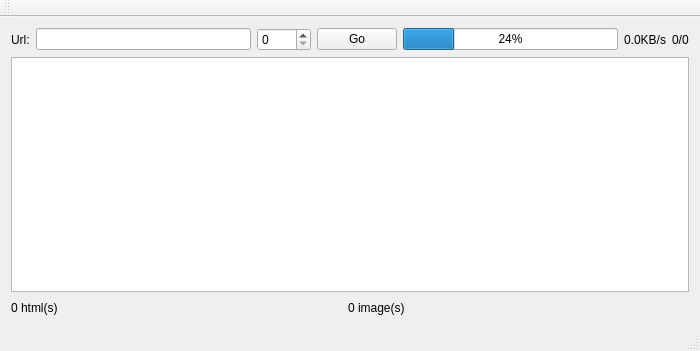
<?xml version="1.0" encoding="UTF-8"?>
<ui version="4.0">
 <class>MainWindow</class>
 <widget class="QMainWindow" name="MainWindow">
  <property name="geometry">
   <rect>
    <x>0</x>
    <y>0</y>
    <width>700</width>
    <height>351</height>
   </rect>
  </property>
  <property name="windowTitle">
   <string>Image Downloader 1.0.0 (for http://www.iconpng.com) By Macai - www.newdebug.com</string>
  </property>
  <widget class="QWidget" name="centralWidget">
   <layout class="QGridLayout" name="gridLayout">
    <item row="0" column="0">
     <layout class="QHBoxLayout" name="horizontalLayout">
      <item>
       <widget class="QLabel" name="label">
        <property name="text">
         <string>Url:</string>
        </property>
       </widget>
      </item>
      <item>
       <widget class="QLineEdit" name="urlEdt"/>
      </item>
      <item>
       <widget class="QSpinBox" name="pagesSpin">
        <property name="maximum">
         <number>9999</number>
        </property>
       </widget>
      </item>
      <item>
       <widget class="QPushButton" name="downloadBtn">
        <property name="text">
         <string>Go</string>
        </property>
       </widget>
      </item>
      <item>
       <widget class="QProgressBar" name="progressBar">
        <property name="layoutDirection">
         <enum>Qt::LeftToRight</enum>
        </property>
        <property name="value">
         <number>24</number>
        </property>
        <property name="alignment">
         <set>Qt::AlignCenter</set>
        </property>
        <property name="textDirection">
         <enum>QProgressBar::TopToBottom</enum>
        </property>
       </widget>
      </item>
      <item>
       <widget class="QLabel" name="speedLabel">
        <property name="text">
         <string>0.0KB/s</string>
        </property>
       </widget>
      </item>
      <item>
       <widget class="QLabel" name="sizeLabel">
        <property name="text">
         <string>0/0</string>
        </property>
       </widget>
      </item>
     </layout>
    </item>
    <item row="1" column="0">
     <widget class="QTextEdit" name="logEdt"/>
    </item>
    <item row="2" column="0">
     <layout class="QHBoxLayout" name="horizontalLayout_2">
      <item>
       <widget class="QLabel" name="htmlCountLabel">
        <property name="text">
         <string>0 html(s)</string>
        </property>
       </widget>
      </item>
      <item>
       <spacer name="horizontalSpacer_2">
        <property name="orientation">
         <enum>Qt::Horizontal</enum>
        </property>
        <property name="sizeHint" stdset="0">
         <size>
          <width>40</width>
          <height>20</height>
         </size>
        </property>
       </spacer>
      </item>
      <item>
       <widget class="QLabel" name="imgCountLabel">
        <property name="text">
         <string>0 image(s)</string>
        </property>
       </widget>
      </item>
      <item>
       <spacer name="horizontalSpacer">
        <property name="orientation">
         <enum>Qt::Horizontal</enum>
        </property>
        <property name="sizeHint" stdset="0">
         <size>
          <width>40</width>
          <height>20</height>
         </size>
        </property>
       </spacer>
      </item>
     </layout>
    </item>
   </layout>
  </widget>
  <widget class="QMenuBar" name="menuBar">
   <property name="geometry">
    <rect>
     <x>0</x>
     <y>0</y>
     <width>700</width>
     <height>23</height>
    </rect>
   </property>
  </widget>
  <widget class="QToolBar" name="mainToolBar">
   <attribute name="toolBarArea">
    <enum>TopToolBarArea</enum>
   </attribute>
   <attribute name="toolBarBreak">
    <bool>false</bool>
   </attribute>
  </widget>
  <widget class="QStatusBar" name="statusBar"/>
 </widget>
 <layoutdefault spacing="6" margin="11"/>
 <resources/>
 <connections/>
</ui>
